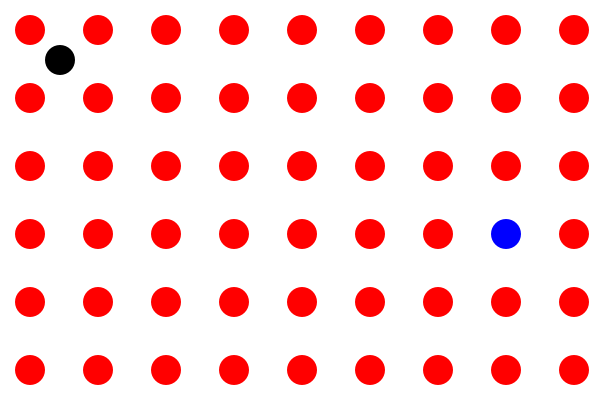
Frame 1 (no input)
Frame 60 (the mouse pressed at the canvas centre just before this capture): identical to frame 1, image omitted
Frame 120 (the mouse held since frame 60 and released just before this capture): identical to frame 1, image omitted

The Processing sketch that drew this single still picture (run headless with seeded random() and noise(); from frame 60 on, the mouse is pressed at the canvas centre):

// Processing sketch: irairaArea5
// ── irairaArea5.pde
PVector player = new PVector(60,60);
PVector speed = new PVector(0,0);
int s = 30;
int wc = 54;
PVector[] wall = new PVector[wc];
boolean over = false;
int goal = (int)random(wc);
boolean clear = false;

void setup(){
  size(600, 400);
  for (int i=0; i<wc; i++) {
    wall[i] = new PVector(s+(s*2+8)*(i%9), s+(s*2+8)*(i/9));
  }
}

void draw(){
  background(255);
  noStroke();
  for (int i=0; i<wc; i++) {
    if (i == goal) {
      fill(0, 0, 255);
    } else {
      fill(255, 0, 0);
    }
    ellipse(wall[i].x,wall[i].y,s,s);
  }
  fill(0);
  ellipse(player.x, player.y, s, s);

  if (over) {
    textSize(50);
    textAlign(CENTER);
    text("GAME OVER", 300, 200);
    return;
  }
  if (clear) {
    textSize(50);
    textAlign(CENTER);
    text("GAME CLEAR", 300, 200);
    return;
  }

  if (keyPressed) {
    if (keyCode == UP) {
        speed.y -= 0.1;
    }
    if (keyCode == DOWN) {
        speed.y += 0.1;
    }
    if (keyCode == LEFT) {
        speed.x -= 0.1;
    }
    if (keyCode == RIGHT) {
        speed.x += 0.1;
    }
  }

  speed.x *= 0.98;
  speed.y *= 0.98;
  player.x += speed.x;
  player.y += speed.y;

  if (player.x<s/2 || player.x>(width-s/2)
      || player.y<s/2 || player.y>(height-s/2)){
    over = true;
  }

  for (int i=0; i<wc; i++) {
    int check = isHit(player.x, player.y, s, wall[i].x, wall[i].y, s, i);
    if (check == 1) {
      over = true;
    } else if (check == 2) {
      clear = true;
    }
  }
}

int isHit(float px, float py, int ps, float ex, float ey, int es, int id) {
  float distance = dist(px, py, ex, ey);
  if (distance < ps/2+es/2) {
    if (id == goal) {
      return 2;
    } else {
      return 1;
    }
  }
  return 0;
}
